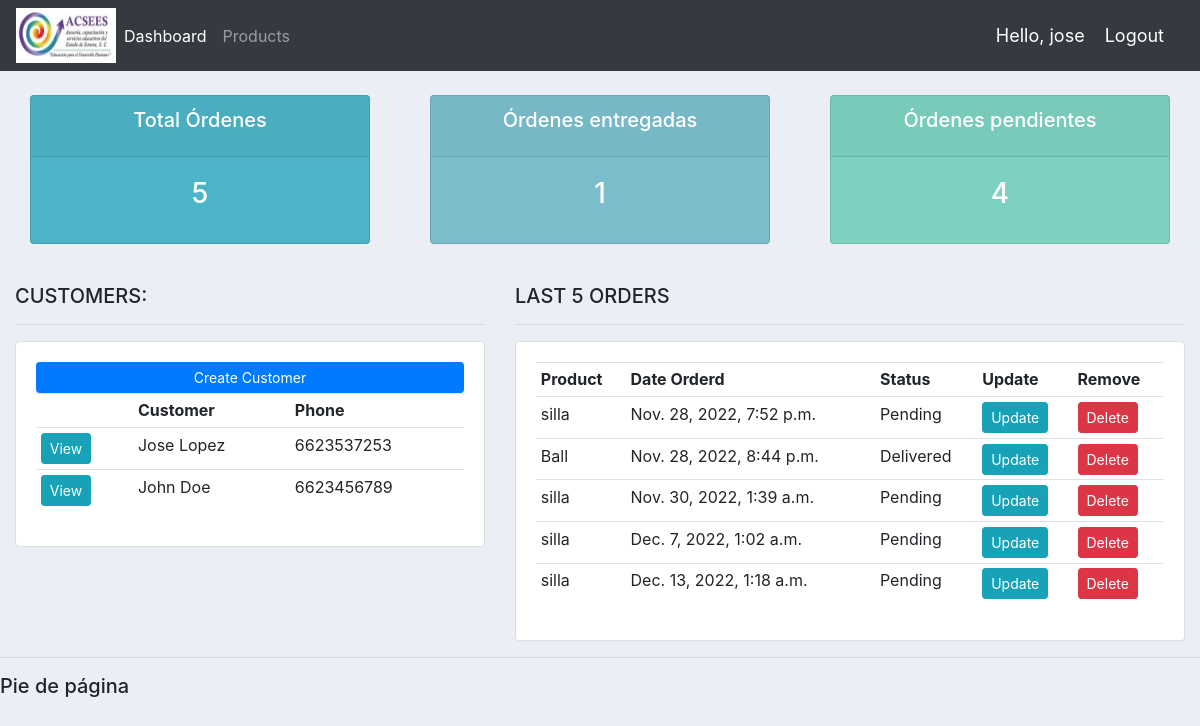
The app's page / (signed in) with its own data.
### accounts/models.py (models this page shows, shortened)
class Customer(models.Model):
	name = models.CharField(max_length=200, null=True)
	phone = models.CharField(max_length=200, null=True)
	email = models.CharField(max_length=200, null=True)
	date_created = models.DateTimeField(auto_now_add=True, null=True)

class Order(models.Model):
	STATUS = (
			('Pending', 'Pending'),
			('Out for delivery', 'Out for delivery'),
			('Delivered', 'Delivered'),
			)
	customer = models.ForeignKey(Customer, null=True, on_delete= models.SET_NULL)
	product = models.ForeignKey(Product, null=True, on_delete= models.SET_NULL)
	date_created = models.DateTimeField(auto_now_add=True, null=True)
	status = models.CharField(max_length=200, null=True, choices=STATUS)
	note = models.CharField(max_length=1000, null=True)

class Product(models.Model):
	CATEGORY = (
			('Indoor', 'Indoor'),
			('Out Door', 'Out Door'),
			)
	name = models.CharField(max_length=200, null=True)
	price = models.FloatField(null=True)
	category = models.CharField(max_length=200, null=True, choices=CATEGORY)
	description = models.CharField(max_length=200, null=True, blank=True)
	date_created = models.DateTimeField(auto_now_add=True, null=True)
	tags = models.ManyToManyField(Tag)
	def __str__(self):
		return self.name

### accounts/decorators.py (the view)
	def wrapper_function(request, *args, **kwargs):
		group = None
		if request.user.groups.exists():
			group = request.user.groups.all()[0].name
		if group == 'customer':
			return redirect('user-page')
		if group == 'admin':
			return view_func(request, *args, **kwargs)

### accounts/views.py (called while the page is built)
@login_required(login_url='login')
@admin_only
def home(request):
	orders = Order.objects.all()
	customers = Customer.objects.all()
	total_customers = customers.count()
	total_orders = orders.count()
	delivered = orders.filter(status='Delivered').count()
	pending = orders.filter(status='Pending').count()
	context = {'orders':orders, 'customers':customers,
	'total_orders':total_orders,'delivered':delivered,
	'pending':pending }
	return render(request, 'accounts/dashboard.html', context)

### accounts/templates/accounts/dashboard.html
{%  extends 'accounts/main.html' %}
{% block content %}
{%  include 'accounts/status.html' %}
<br>
<div class="row">
	<div class="col-md-5">
		<h5>CUSTOMERS:</h5>
		<hr>
		<div class="card card-body">
			<a class="btn btn-primary  btn-sm btn-block" href="">Create Customer</a>
			<table class="table table-sm">
				<tr>
					<th></th>
					<th>Customer</th>
					<th>Phone</th>
				</tr>
				{% for customer in customers %}
					<tr>
						<td><a class="btn btn-sm btn-info" href="{% url 'customer' customer.id %}">View</a></td>
						<td>{{customer.name}}</td>
						<td>{{customer.phone}}</td>
					</tr>
				{% endfor %}
			</table>
		</div>
	</div>
	<div class="col-md-7">
		<h5>LAST 5 ORDERS</h5>
		<hr>
		<div class="card card-body">
			<table class="table table-sm">
				<tr>
					<th>Product</th>
					<th>Date Orderd</th>
					<th>Status</th>
					<th>Update</th>
					<th>Remove</th>
				</tr>
				{% for order in orders %}
					<tr>
						<td>{{order.product}}</td>
						<td>{{order.date_created}}</td>
						<td>{{order.status}}</td>
						<td><a class="btn btn-sm btn-info" href="{% url 'update_order' order.id %}">Update</a></td>
						<td><a class="btn btn-sm btn-danger" href="{% url 'delete_order' order.id %}">Delete</a></td>
					</tr>
				{% endfor %}
			</table>
		</div>
	</div>
</div>
{% endblock %}

### accounts/templates/accounts/main.html (shortened to what this page needs)
{% load static %}
<!DOCTYPE html>
<html>
<head>
	<link rel="stylesheet" href="https://stackpath.bootstrapcdn.com/bootstrap/4.3.1/css/bootstrap.min.css">
	<link rel="stylesheet" type="text/css" href="{% static '/css/main.css' %}">
</head>
<body>
	{%  include 'accounts/navbar.html' %}
	<div class="container-fluid">
	{% block content %}
	{% endblock %}
    </div>
	<hr>
	<h5>Pie de página</h5>
</body>
</html>

### accounts/templates/accounts/navbar.html (shortened to what this page needs)
{% load static %}
<nav class="navbar navbar-expand-lg navbar-dark bg-dark">
 <img src="{% static 'images/logo_peq.jpg' %}">
  <div class="collapse navbar-collapse" id="navbarNav">
    <ul class="navbar-nav">
      {% if request.user.is_staff %}
      <li class="nav-item active">
        <a class="nav-link" href="{% url 'home' %}">Dashboard</a>
      </li>
      <li class="nav-item">
        <a class="nav-link" href="{% url 'products' %}">Products</a>
      </li>
      {% endif %}
    </ul>
  </div>
 <span class="hello-msg">Hello, {{request.user}}</span>
  <span ><a  class="hello-msg" href="{% url 'logout' %}">Logout</a></span>
</nav>

### accounts/templates/accounts/status.html
<br>
<div class="row">
	<div class="col">
		<div class="col-md">
			<div class="card text-center text-white  mb-3" id="total-orders">
			  	<div class="card-header">
			  		<h5 class="card-title">Total Órdenes</h5>
			  	</div>
			  	<div class="card-body">
			    	<h3 class="card-title">{{total_orders}}</h3>
			  	</div>
			</div>
		</div>
	</div>
	<div class="col">
		<div class="col-md">
			<div class="card text-center text-white  mb-3" id="orders-delivered">
			  	<div class="card-header">
			  		<h5 class="card-title">Órdenes entregadas</h5>
			  	</div>
			  	<div class="card-body">
			    	<h3 class="card-title">{{delivered}}</h3>
			  	</div>
			</div>
		</div>
	</div>
	<div class="col">
		<div class="col-md">
			<div class="card text-center text-white  mb-3" id="orders-pending">
			  	<div class="card-header">
			  		<h5 class="card-title">Órdenes pendientes</h5>
			  	</div>
			  	<div class="card-body">
			    	<h3 class="card-title">{{pending}}</h3>
			  	</div>
			</div>
		</div>
	</div>
</div>

### static/css/main.css (style rules this page uses)
body { background-color: #ebeff5; }
#total-orders { background-color: #4cb4c7; }
#orders-delivered { background-color: #7abecc; }
#orders-pending { background-color: #7CD1C0; }

### accounts/templates/accounts/navbar.html (style rules this page uses)
.hello-msg { font-size: 18px; color: #fff; margin-right: 20px; }

### records on screen
Customer: name "Jose Lopez", phone "6623537253"
Customer: name "John Doe", phone "6623456789"
Order: product "silla", date_created "Nov. 28, 2022, 7:52 p.m.", status "Pending"
Order: product "Ball", date_created "Nov. 28, 2022, 8:44 p.m.", status "Delivered"
Order: product "silla", date_created "Nov. 30, 2022, 1:39 a.m.", status "Pending"
Order: product "silla", date_created "Dec. 7, 2022, 1:02 a.m.", status "Pending"
Order: product "silla", date_created "Dec. 13, 2022, 1:18 a.m.", status "Pending"

### other values on screen
{{ request.user }} "jose"
{{ total_orders }} "5"
{{ delivered }} "1"
{{ pending }} "4"
